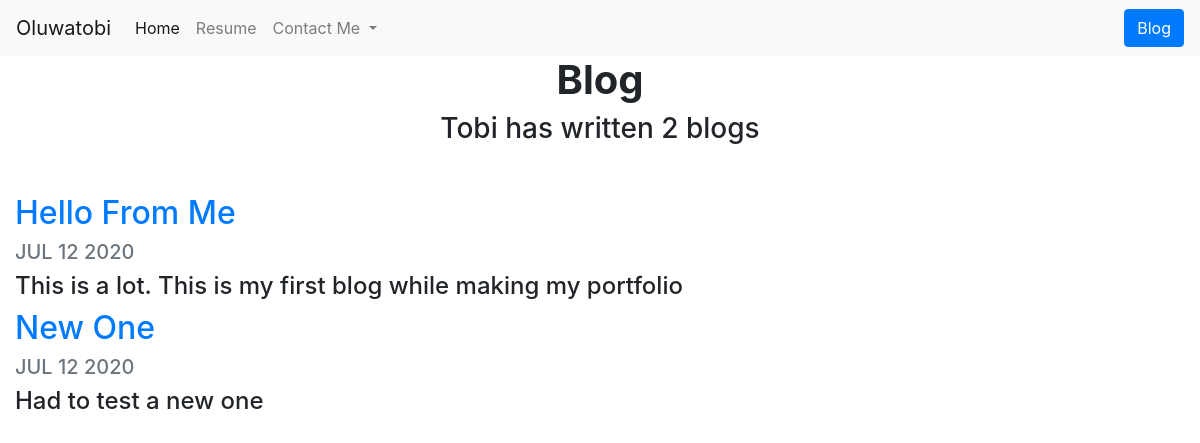
/blog/, run on an earlier commit of the app's database.
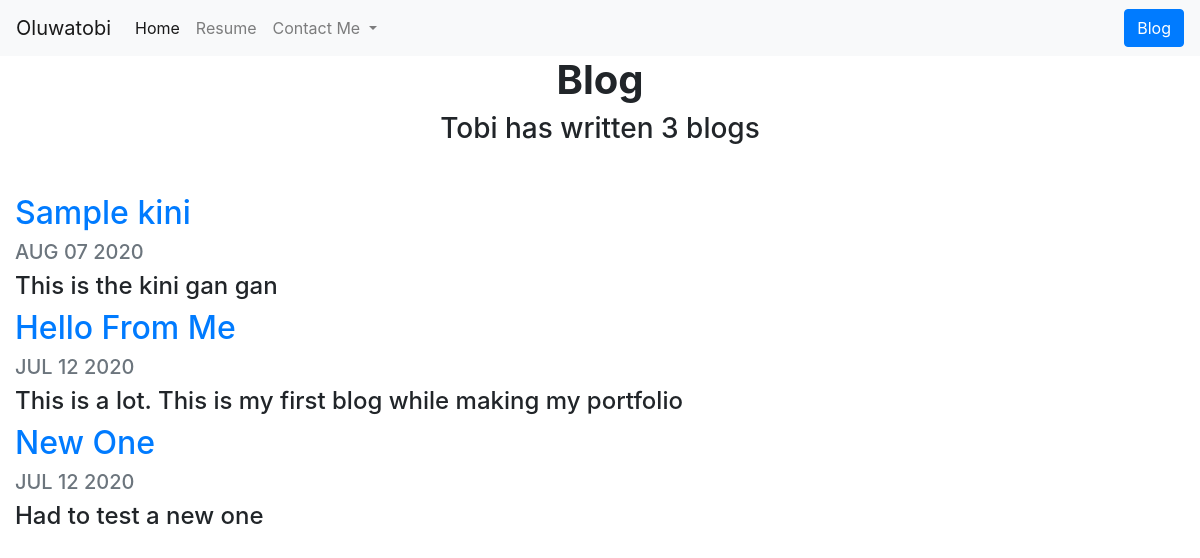
And on a later commit of the database.
### blog/models.py (models this page shows, shortened)
class Blog(models.Model):
    title = models.CharField(max_length=100)
    date = models.DateField()
    content = models.CharField(max_length = 1000)

### blog/views.py (the view)
# urls.py: path("", views.all_blogs, name="all_blogs"),
def all_blogs(request):
    Blogs = Blog.objects.all().order_by('-date')
    return render(request, "blog/all_blogs.html", {"Blogs": Blogs})

### blog/templates/blog/all_blogs.html
{% extends "portfolio/base.html" %}
{% load static %}
{% block content %}
<h1 id="blogtitle" class="font-weight-bold text-center">Blog</h1>
<h3 class="text-center mb-5">Tobi has written {{ Blogs.count }} blog{{ Blogs.count|pluralize }}</h3>
{% for blog in Blogs %}
<div>
  <div class="col-md-10">
    <a href="{% url 'blog:detail' blog.id %}">
      <h2>{{ blog.title }}</h2>
    </a>
    <h5 class="text-muted">{{ blog.date|date:'M d Y'|upper }}</h5>
    <h4>{{ blog.content|striptags|truncatechars:100 }}</h4>
  </div>
</div>
{% endfor %}
{% endblock %}

What changed in the data, as far as the page shows it:
added Blog: title "Sample kini", date "AUG 07 2020", content "This is the kini gan gan"
Also different on the page:
{{ Blogs.count }}: "2" → "3"
